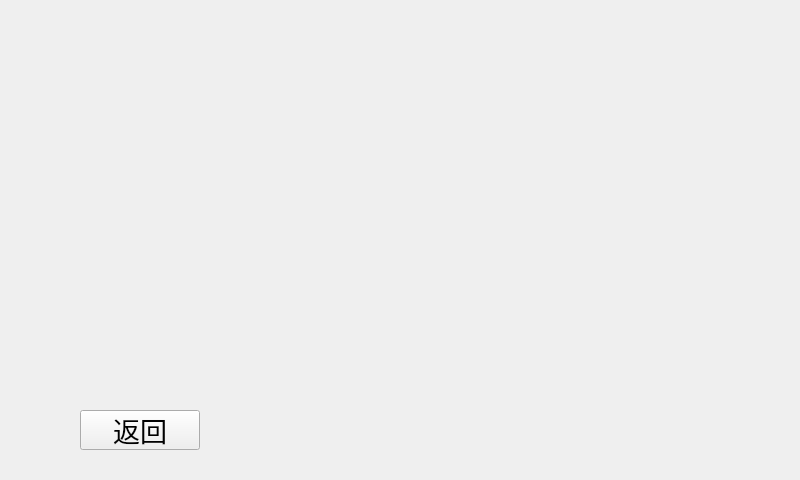
<?xml version="1.0" encoding="UTF-8"?>
<ui version="4.0">
 <class>camera</class>
 <widget class="QWidget" name="camera">
  <property name="geometry">
   <rect>
    <x>0</x>
    <y>0</y>
    <width>800</width>
    <height>480</height>
   </rect>
  </property>
  <property name="windowTitle">
   <string>Form</string>
  </property>
  <property name="styleSheet">
   <string notr="true"/>
  </property>
  <widget class="QWidget" name="verticalLayoutWidget">
   <property name="geometry">
    <rect>
     <x>80</x>
     <y>40</y>
     <width>621</width>
     <height>361</height>
    </rect>
   </property>
   <layout class="QVBoxLayout" name="verticalLayout"/>
  </widget>
  <widget class="QPushButton" name="return_main_button">
   <property name="geometry">
    <rect>
     <x>80</x>
     <y>410</y>
     <width>120</width>
     <height>40</height>
    </rect>
   </property>
   <property name="font">
    <font>
     <pointsize>20</pointsize>
    </font>
   </property>
   <property name="text">
    <string>返回</string>
   </property>
  </widget>
  <widget class="QLabel" name="label">
   <property name="geometry">
    <rect>
     <x>0</x>
     <y>0</y>
     <width>800</width>
     <height>480</height>
    </rect>
   </property>
   <property name="styleSheet">
    <string notr="true">border-image: url(:/new/prefix1/backgrd.png);</string>
   </property>
   <property name="text">
    <string/>
   </property>
  </widget>
  <zorder>label</zorder>
  <zorder>verticalLayoutWidget</zorder>
  <zorder>return_main_button</zorder>
 </widget>
 <resources/>
 <connections/>
</ui>
